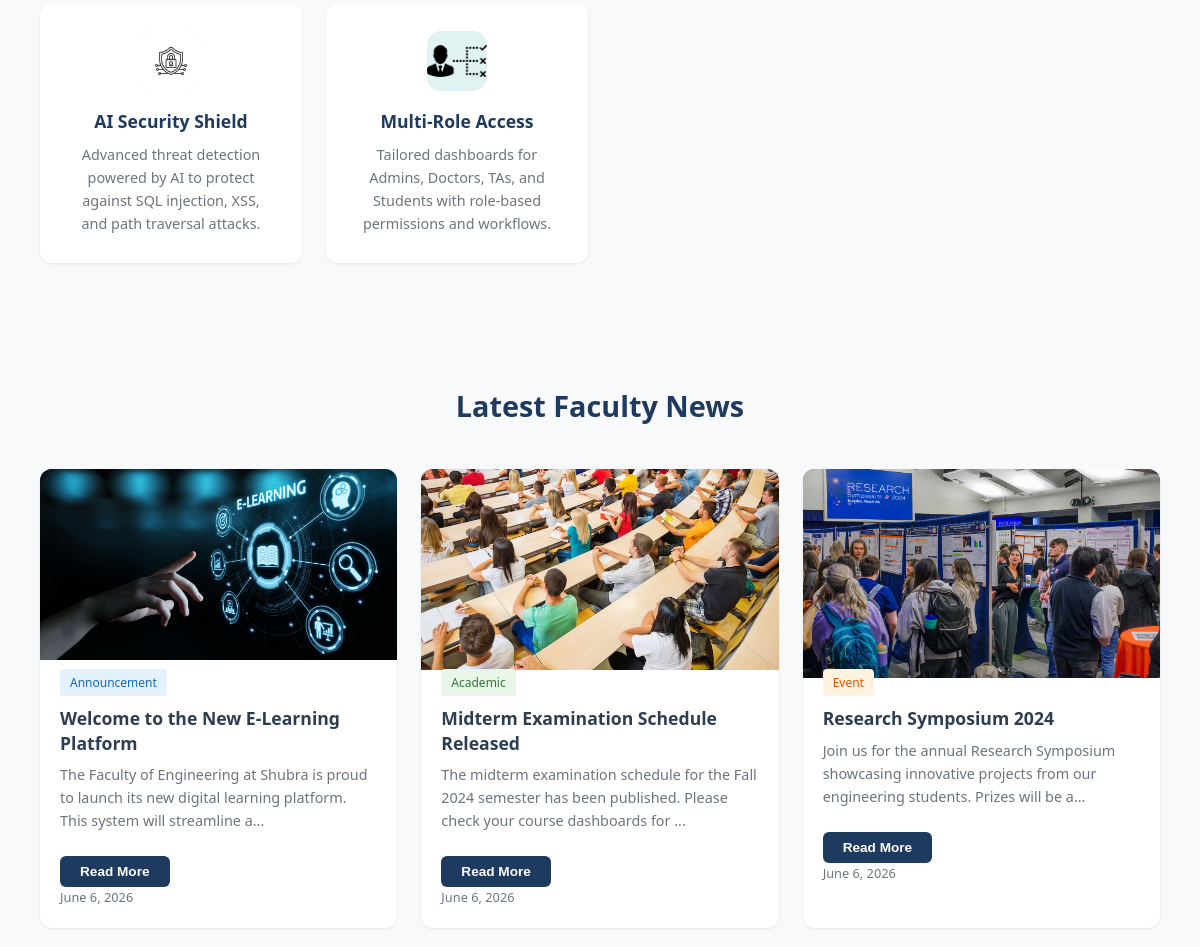
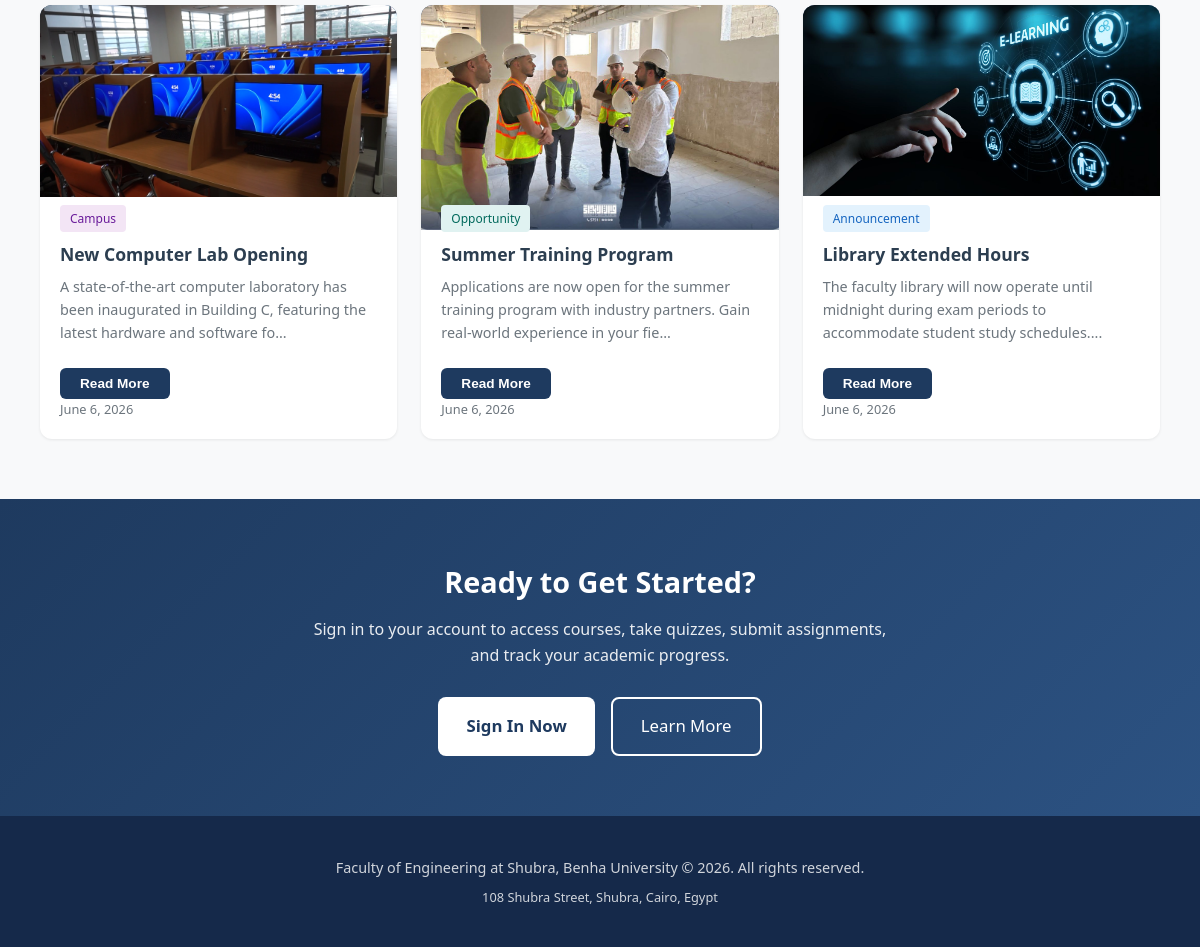
Before: / (lower part) with the older database file (2 pictures, top to bottom).
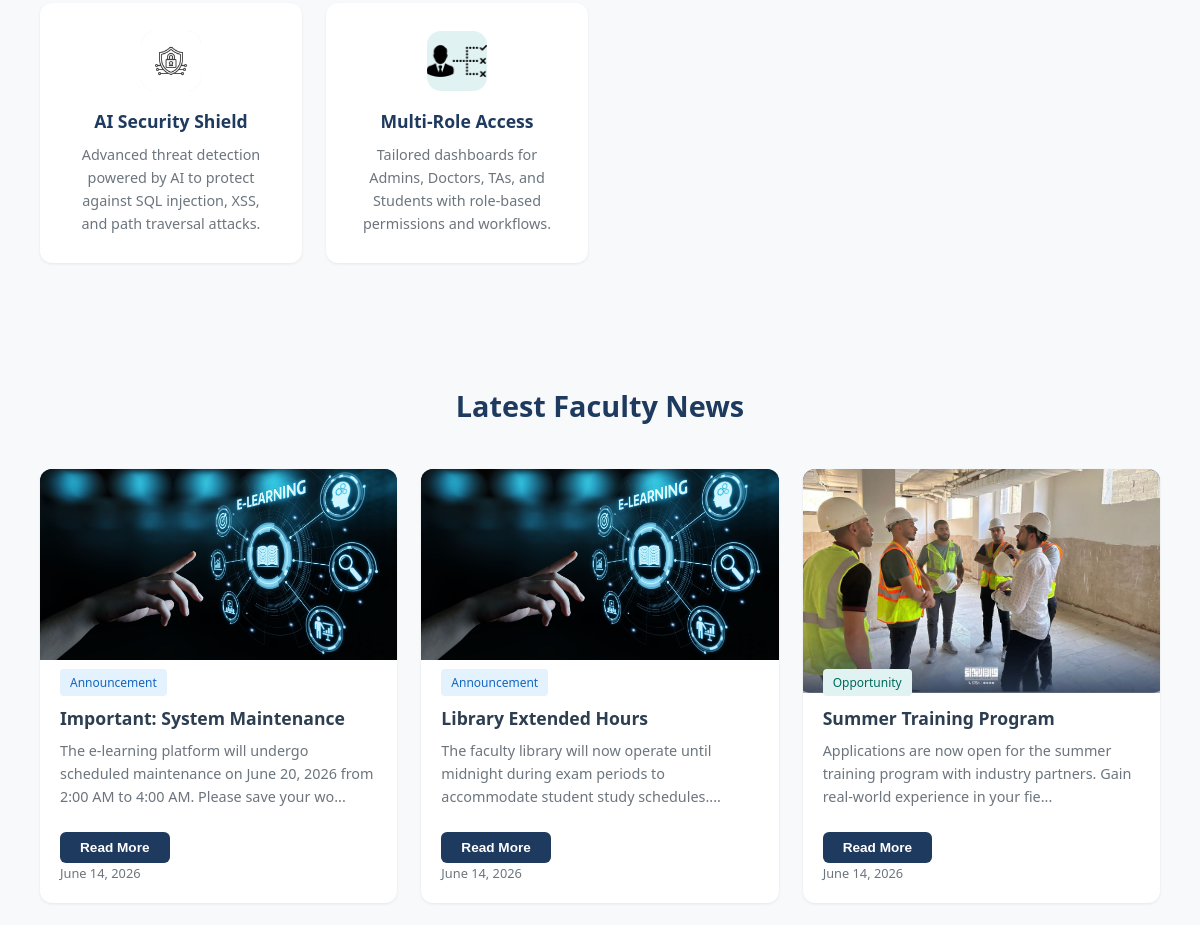
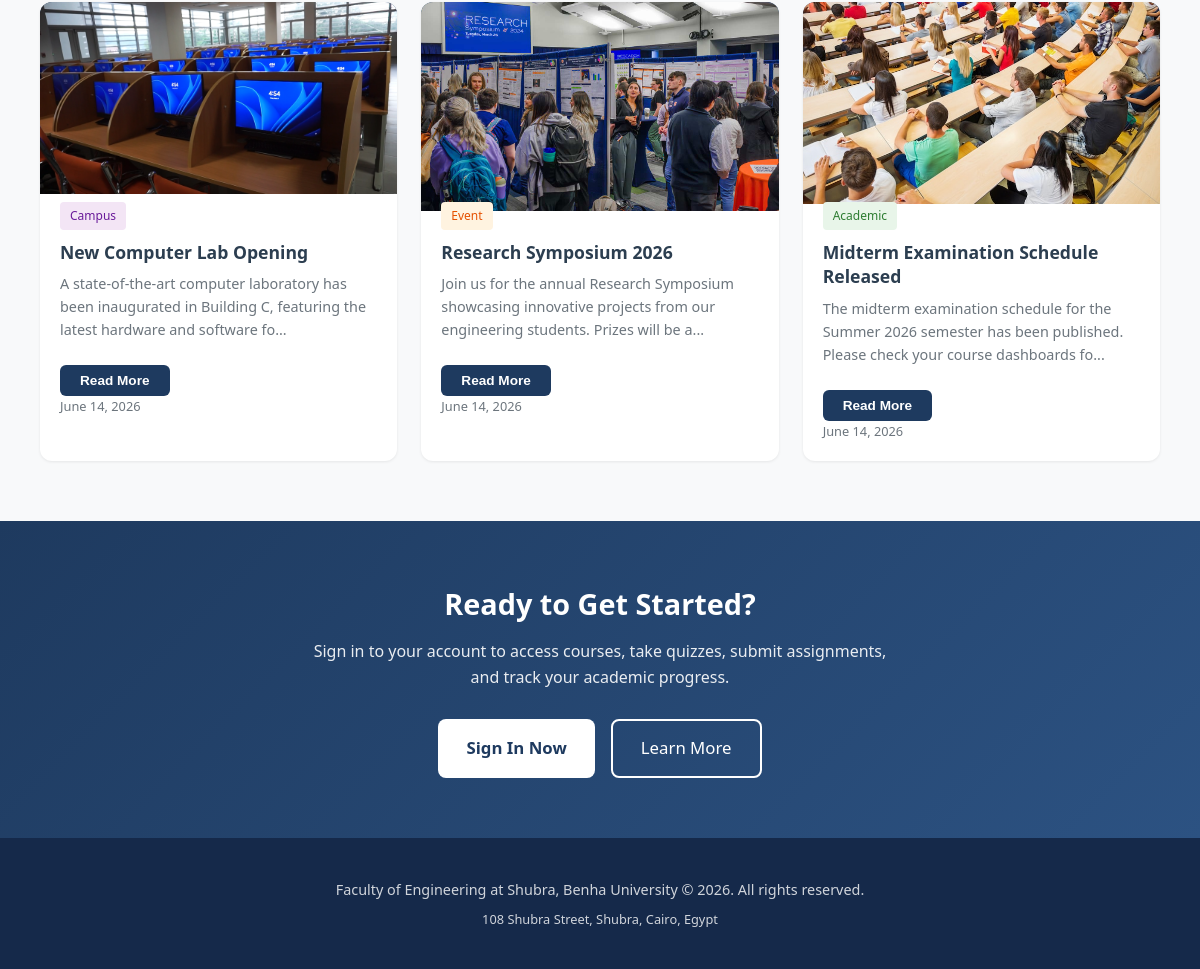
After: the same page with the newer database file (2 pictures, top to bottom).
### tables this page shows
CREATE TABLE `news` (
  `id` int(11) NOT NULL,
  `title` varchar(200) NOT NULL,
  `content` text NOT NULL,
  `image_url` varchar(255) DEFAULT NULL,
  `category` varchar(50) DEFAULT 'general',
  `is_published` tinyint(1) DEFAULT 1,
  `published_by` int(11) NOT NULL,
  `published_at` timestamp NOT NULL DEFAULT current_timestamp()
);

### includes/db.php (called while the page is built, shortened)
<?php
$db_config = [
    'host' => 'localhost',
    'database' => 'benha_engineering',
    'username' => 'root',
    'password' => '',
    'charset' => 'utf8mb4',
    'collation' => 'utf8mb4_unicode_ci'
];
class Database {
    private static $instance = null;
    private $pdo;
    private $stmt;
    private function __construct() {
        global $db_config;
        try {
            $dsn = "mysql:host={$db_config['host']};dbname={$db_config['database']};charset={$db_config['charset']}";
            $tz = new DateTimeZone('Africa/Cairo');
            $dt = new DateTime('now', $tz);
            $offset = $dt->format('P');
            $options = [
                PDO::ATTR_ERRMODE => PDO::ERRMODE_EXCEPTION,
                PDO::ATTR_DEFAULT_FETCH_MODE => PDO::FETCH_ASSOC,
                PDO::ATTR_EMULATE_PREPARES => false,
                PDO::MYSQL_ATTR_INIT_COMMAND => "SET NAMES {$db_config['charset']} COLLATE {$db_config['collation']}; SET time_zone = '{$offset}'; SET SESSION sql_mode = 'STRICT_TRANS_TABLES,NO_ZERO_IN_DATE,NO_ZERO_DATE,ERROR_FOR_DIVISION_BY_ZERO,NO_ENGINE_SUBSTITUTION';"
            ];
            $this->pdo = new PDO($dsn, $db_config['username'], $db_config['password'], $options);
        } catch (PDOException $e) {
            error_log("Database Connection Error: " . $e->getMessage());
            die("Database connection failed. Please contact the administrator.");
        }
    }
    public static function getInstance() {
        if (self::$instance === null) {
            self::$instance = new self();
        }
        return self::$instance;
    }
    public function query($sql, $params = []) {
        $this->stmt = $this->pdo->prepare($sql);
        $this->stmt->execute($params);
        return $this;
    }
    public function fetchAll() {
        return $this->stmt->fetchAll();
    }
}

### includes/functions.php (called while the page is built, shortened)
<?php
require_once __DIR__ . '/db.php';
require_once __DIR__ . '/db.php';
function formatDate($datetime, $format = 'M j, Y g:i A') {
    return date($format, strtotime($datetime));
}

### index.php (the view, shortened to what this page needs)
<?php
require_once __DIR__ . '/includes/functions.php';
$db = Database::getInstance();
$news = $db->query("SELECT * FROM news WHERE is_published = 1 ORDER BY published_at DESC LIMIT 6")->fetchAll();
$categoryColors = [
    'announcement' => ['bg' => '#e3f2fd', 'color' => '#1565c0'],
    'academic' => ['bg' => '#e8f5e9', 'color' => '#2e7d32'],
    'event' => ['bg' => '#fff3e0', 'color' => '#e65100'],
    'campus' => ['bg' => '#f3e5f5', 'color' => '#6a1b9a'],
    'opportunity' => ['bg' => '#e0f2f1', 'color' => '#00695c'],
    'general' => ['bg' => '#f5f5f5', 'color' => '#616161']
];
$currentUser = null;
$dashboardUrl = '/login.php';
?>
<!DOCTYPE html>
<html lang="en">
<head>
    <link rel="stylesheet" href="/assets/css/style.css">
</head>
<body>
    <div class="landing-page">
        <section class="landing-section" id="features">
            <div class="feature-grid">
                <div class="feature-card">
                    <div class="feature-icon" style="background: #f3e5f5;">
                        <img src="/assets/images/ai_security.png" alt="AI Security">
                    </div>
                    <h3 class="feature-title">AI Security Shield</h3>
                    <p class="feature-desc">Advanced threat detection powered by AI to protect against SQL injection, XSS, and path traversal attacks.</p>
                </div>
                <div class="feature-card">
                    <div class="feature-icon" style="background: #e0f2f1;">
                        <img src="/assets/images/multi_role_access.png" alt="Multi-Role Access">
                    </div>
                    <h3 class="feature-title">Multi-Role Access</h3>
                    <p class="feature-desc">Tailored dashboards for Admins, Doctors, TAs, and Students with role-based permissions and workflows.</p>
                </div>
            </div>
        </section>
        <section class="landing-section" id="news" style="background: #f8f9fa;">
            <h2 class="landing-section-title">Latest Faculty News</h2>
            <div class="news-grid">
                <?php foreach ($news as $item):
                    $catStyle = $categoryColors[$item['category']] ?? $categoryColors['general'];
                    $catImages = [
                        'announcement' => '/assets/images/1.jpg',
                        'academic'     => '/assets/images/2.jpg',
                        'event'        => '/assets/images/3.jpg',
                        'campus'       => '/assets/images/4.jpg',
                        'opportunity'  => '/assets/images/5.jpg',
                        'library'      => '/assets/images/6.jpg',
                        'general'      => '/assets/images/logo_benha.jpg'
                    ];
                    $imgUrl = $catImages[$item['category']] ?? $catImages['general'];
                    $safeTitle = htmlspecialchars($item['title'], ENT_QUOTES, 'UTF-8');
                    $safeContent = htmlspecialchars($item['content'], ENT_QUOTES, 'UTF-8');
                    $safeCategory = ucfirst($item['category']);
                    $safeDate = formatDate($item['published_at'], 'F j, Y');
                ?>
                <div class="news-card" data-news-id="<?= $item['id'] ?>">
                    <div class="news-image">
                        <img src="<?= $imgUrl ?>" alt="<?= $safeCategory ?>" class="news-photo">
                    </div>
                    <div class="news-content">
                        <span class="news-category" style="background: <?= $catStyle['bg'] ?>; color: <?= $catStyle['color'] ?>;">
                            <?= $safeCategory ?>
                        </span>
                        <h3 class="news-title"><?= htmlspecialchars($item['title']) ?></h3>
                        <p class="news-excerpt"><?= htmlspecialchars(substr($item['content'], 0, 120)) ?>...</p>
                        <button class="btn-readmore" onclick='openNewsModal(<?= json_encode($item['id']) ?>, <?= json_encode($safeTitle) ?>, <?= json_encode($safeContent) ?>, <?= json_encode($imgUrl) ?>, <?= json_encode($safeCategory) ?>, <?= json_encode($safeDate) ?>, <?= json_encode($catStyle['bg']) ?>, <?= json_encode($catStyle['color']) ?>)'>
                            Read More
                        </button>
                        <div class="news-date"><?= $safeDate ?></div>
                    </div>
                </div>
                <?php endforeach; ?>
            </div>
        </section>
        <section class="cta-section">
            <div class="cta-container">
                <h2 class="cta-title">Ready to Get Started?</h2>
                <p class="cta-text">Sign in to your account to access courses, take quizzes, submit assignments, and track your academic progress.</p>
                <div class="cta-buttons">
                    <?php if ($currentUser): ?>
                        <a href="<?= $dashboardUrl ?>" class="btn btn-lg btn-white">Go to Dashboard</a>
                    <?php else: ?>
                        <a href="/login.php" class="btn btn-lg btn-white">Sign In Now</a>
                    <?php endif; ?>
                    <a href="#about" class="btn btn-lg btn-outline-white">Learn More</a>
                </div>
            </div>
        </section>
        <footer class="landing-footer">
            <p>Faculty of Engineering at Shubra, Benha University &copy; <?= date('Y') ?>. All rights reserved.</p>
            <p style="margin-top: 8px; font-size: 0.8rem;">108 Shubra Street, Shubra, Cairo, Egypt</p>
        </footer>
    </div>
</body>
</html>

### assets/css/style.css (style rules this page uses)
:root { --primary: #1e3a5f; --primary-light: #2c5282; --primary-dark: #15294a; --secondary: #c9a227; --secondary-light: #e2bc3a; --accent: #e74c3c; --success: #27ae60; --warning: #f39c12; --info: #3498db; --danger: #e74c3c; --light: #f8f9fa; --dark: #2c3e50; --gray: #6c757d; --gray-light: #e9ecef; --white: #ffffff; --sidebar-width: 260px; --header-height: 60px; --border-radius: 8px; --shadow-sm: 0 1px 3px rgba(0,0,0,0.08); --shadow-md: 0 4px 12px rgba(0,0,0,0.1); --shadow-lg: 0 10px 40px rgba(0,0,0,0.12); --transition: all 0.3s ease; }
*, *::before, *::after { margin: 0; padding: 0; box-sizing: border-box; }
html { font-size: 16px; scroll-behavior: smooth; }
body { font-family: 'Segoe UI', Tahoma, Geneva, Verdana, sans-serif; background: var(--light); color: var(--dark); line-height: 1.6; min-height: 100vh; }
a { text-decoration: none; color: inherit; transition: var(--transition); }
img { max-width: 100%; height: auto; }
.btn { display: inline-flex; align-items: center; justify-content: center; gap: 8px; padding: 10px 20px; border: none; border-radius: var(--border-radius); font-size: 0.95rem; font-weight: 500; cursor: pointer; transition: var(--transition); white-space: nowrap; }
.btn-lg { padding: 14px 28px; font-size: 1.05rem; }
.landing-page { min-height: 100vh; }
.landing-section { padding: 60px 40px; max-width: 1200px; margin: 0 auto; }
.landing-section-title { font-size: 1.8rem; font-weight: 700; color: var(--primary); text-align: center; margin-bottom: 40px; }
.news-grid { display: grid; grid-template-columns: repeat(auto-fill, minmax(320px, 1fr)); gap: 24px; }
.news-card { background: var(--white); border-radius: 12px; overflow: hidden; box-shadow: var(--shadow-sm); transition: var(--transition); }
.news-image { height: 180px; background: linear-gradient(135deg, var(--primary), var(--primary-light)); display: flex; align-items: center; justify-content: center; color: var(--white); font-size: 3rem; }
.news-content { padding: 20px; }
.news-category { display: inline-block; padding: 4px 10px; border-radius: 4px; font-size: 0.75rem; font-weight: 500; margin-bottom: 10px; }
.news-title { font-size: 1.1rem; font-weight: 600; color: var(--dark); margin-bottom: 8px; line-height: 1.4; }
.news-excerpt { font-size: 0.9rem; color: var(--gray); line-height: 1.6; margin-bottom: 12px; }
.news-date { font-size: 0.8rem; color: var(--gray); }
.landing-footer { background: var(--primary-dark); color: var(--white); padding: 40px; text-align: center; }
.landing-footer p { opacity: 0.8; font-size: 0.9rem; }

### index.php (style rules this page uses)
.feature-grid { display: grid; grid-template-columns: repeat(auto-fit, minmax(250px, 1fr)); gap: 24px; margin-top: 30px; }
.feature-card { background: var(--white); border-radius: 12px; padding: 28px; text-align: center; box-shadow: var(--shadow-sm); transition: var(--transition); }
.feature-icon { width: 60px; height: 60px; border-radius: 14px; display: flex; align-items: center; justify-content: center; margin: 0 auto 16px; overflow: hidden; }
.feature-icon img { width: 100%; height: 100%; object-fit: cover; }
.feature-title { font-size: 1.1rem; font-weight: 600; color: var(--primary); margin-bottom: 8px; }
.feature-desc { font-size: 0.9rem; color: var(--gray); line-height: 1.6; }
.cta-section { background: linear-gradient(135deg, var(--primary) 0%, var(--primary-light) 100%); color: var(--white); padding: 60px 40px; text-align: center; }
.cta-container { max-width: 600px; margin: 0 auto; }
.cta-title { font-size: 1.8rem; font-weight: 700; margin-bottom: 12px; }
.cta-text { opacity: 0.9; margin-bottom: 28px; font-size: 1rem; }
.cta-buttons { display: flex; gap: 16px; justify-content: center; flex-wrap: wrap; }
.btn-white { background: var(--white); color: var(--primary); font-weight: 600; }
.btn-outline-white { background: transparent; border: 2px solid var(--white); color: var(--white); }
.btn-readmore { background: var(--primary); color: var(--white); border: none; padding: 8px 20px; border-radius: 6px; font-size: 0.85rem; font-weight: 600; cursor: pointer; margin-top: 12px; transition: background 0.2s; display: inline-block; }

Changed rows visible on the page:
no longer on this page (row edited): news: category "Announcement", title "Welcome to the New E-Learning Platform", content "The Faculty of Engineering at Shubra is proud to launch its new digital learning platform. This system will streamline a", published_at "June 6, 2026"
added news: category "Announcement", title "Important: System Maintenance", content "The e-learning platform will undergo scheduled maintenance on June 20, 2026 from 2:00 AM to 4:00 AM. Please save your wo", published_at "June 14, 2026"
changed news "Library Extended Hours": published_at "June 6, 2026" → "June 14, 2026"; moves up the list
changed news "Summer Training Program": published_at "June 6, 2026" → "June 14, 2026"; moves up the list
changed news "New Computer Lab Opening": published_at "June 6, 2026" → "June 14, 2026"; moves down the list
changed news "Event": title "Research Symposium 2024" → "Research Symposium 2026"; published_at "June 6, 2026" → "June 14, 2026"; moves down the list
changed news "Midterm Examination Schedule Released": content "The midterm examination schedule for the Fall 2024 semester has been published. Please check your course dashboards for" → "The midterm examination schedule for the Summer 2026 semester has been published. Please check your course dashboards fo"; published_at "June 6, 2026" → "June 14, 2026"
